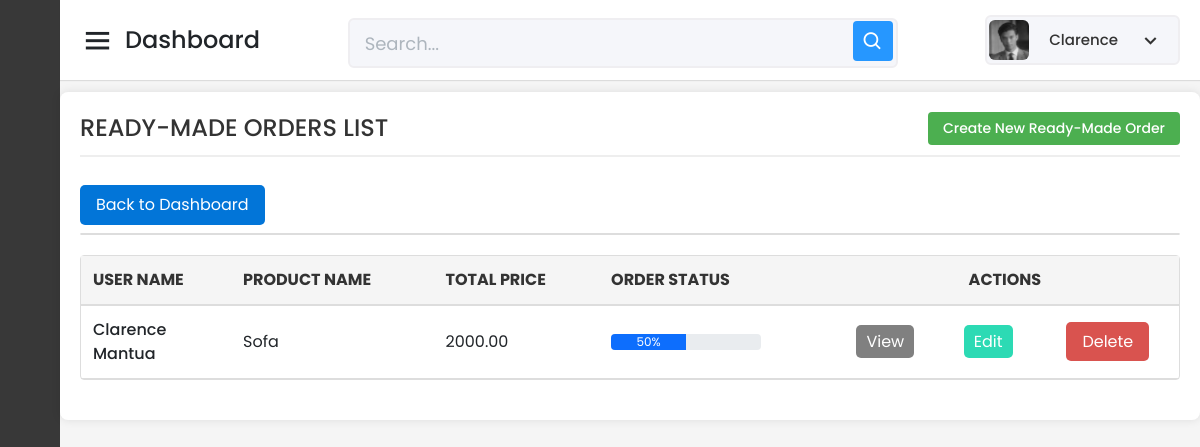
Before: /Capstone_Admin/readymade/read-all-readymade-form.php (signed in) with the older database file.
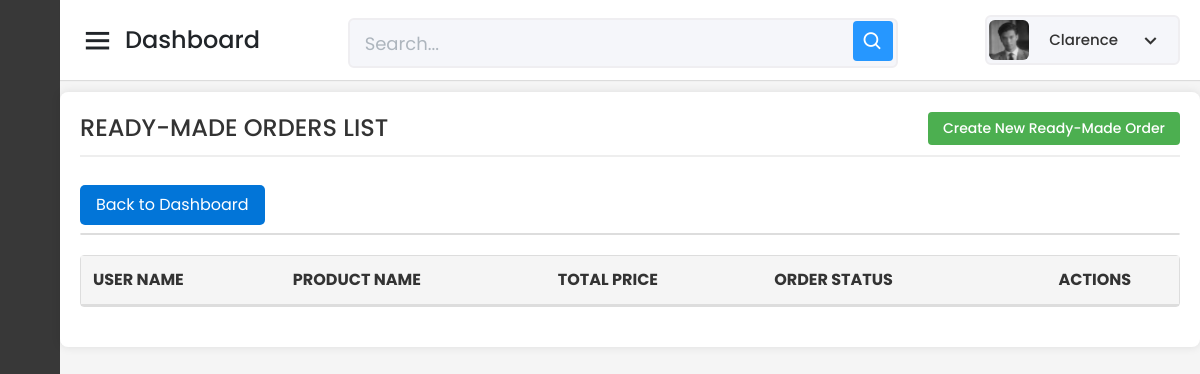
After: the same page with the newer database file.
### tables this page shows
CREATE TABLE `tbl_ready_made_orders` (
  `ReadyMadeOrder_ID` int(11) NOT NULL AUTO_INCREMENT,
  `Product_ID` int(11) NOT NULL,
  `User_ID` varchar(150) NOT NULL,
  `Quantity` int(11) NOT NULL,
  `Total_Price` decimal(10,2) NOT NULL,
  `Order_Status` int(3) NOT NULL DEFAULT 0,
  `Order_Date` timestamp NOT NULL DEFAULT current_timestamp(),
  `Product_Status` int(3) NOT NULL DEFAULT 0,
  `Progress_Pic_10` varchar(255) DEFAULT NULL,
  `Progress_Pic_20` varchar(255) DEFAULT NULL,
  `Progress_Pic_30` varchar(255) DEFAULT NULL,
  `Progress_Pic_40` varchar(255) DEFAULT NULL,
  `Progress_Pic_50` varchar(255) DEFAULT NULL,
  `Progress_Pic_60` varchar(255) DEFAULT NULL,
  `Progress_Pic_70` varchar(255) DEFAULT NULL,
  `Progress_Pic_80` varchar(255) DEFAULT NULL,
  `Progress_Pic_90` varchar(255) DEFAULT NULL,
  `Progress_Pic_100` varchar(255) DEFAULT NULL,
  `Stop_Reason` varchar(255) DEFAULT NULL,
  PRIMARY KEY (`ReadyMadeOrder_ID`),
  KEY `Product_ID` (`Product_ID`),
  KEY `User_ID` (`User_ID`),
  CONSTRAINT `tbl_ready_made_orders_ibfk_1` FOREIGN KEY (`Product_ID`) REFERENCES `tbl_prod_info` (`Product_ID`),
  CONSTRAINT `tbl_ready_made_orders_ibfk_2` FOREIGN KEY (`User_ID`) REFERENCES `tbl_user_info` (`User_ID`)
);

CREATE TABLE `tbl_prod_info` (
  `Product_ID` int(11) NOT NULL AUTO_INCREMENT,
  `Product_Name` varchar(255) NOT NULL,
  `Description` text DEFAULT NULL,
  `Category` varchar(100) DEFAULT NULL,
  `Sizes` varchar(100) DEFAULT NULL,
  `Color` varchar(50) DEFAULT NULL,
  `Stock` varchar(100) DEFAULT NULL,
  `Assembly_Required` varchar(255) DEFAULT NULL,
  `ImageURL` varchar(255) DEFAULT NULL,
  `Price` varchar(255) NOT NULL,
  `Sold` varchar(255) DEFAULT NULL,
  `DateAdded` timestamp NOT NULL DEFAULT current_timestamp(),
  `LastUpdate` timestamp NOT NULL DEFAULT current_timestamp() ON UPDATE current_timestamp(),
  `GLB_File_URL` varchar(255) DEFAULT NULL,
  `product_type` enum('readymade','custom') DEFAULT 'readymade',
  PRIMARY KEY (`Product_ID`)
);

### Capstone_Admin/readymade/read-all-readymade-form.php (the view, shortened to what this page needs)
<?php
include '../config/database.php';
$adminId = $_SESSION['admin_id'];
$stmt = $pdo->prepare("SELECT First_Name, PicPath FROM tbl_admin_info WHERE Admin_ID = :admin_id");
$stmt->bindParam(':admin_id', $adminId);
$stmt->execute();
$admin = $stmt->fetch(PDO::FETCH_ASSOC);
$adminName = htmlspecialchars($admin['First_Name']);
$profilePicPath = htmlspecialchars($admin['PicPath']);
$search = isset($_GET['search']) ? $_GET['search'] : '';
$query = "
    SELECT
        rmo.ReadyMadeOrder_ID,
        CONCAT(u.First_Name, ' ', u.Last_Name) AS User_Name,
        p.Product_Name,
        rmo.Quantity,
        rmo.Total_Price,
        rmo.Order_Status,
        rmo.Order_Date
    FROM tbl_ready_made_orders rmo
    JOIN tbl_user_info u ON rmo.User_ID = u.User_ID
    JOIN tbl_prod_info p ON rmo.Product_ID = p.Product_ID
    WHERE u.First_Name LIKE :search
    OR u.Last_Name LIKE :search
    OR p.Product_Name LIKE :search
    OR rmo.Order_Status LIKE :search
";
$stmt = $pdo->prepare($query);
$searchParam = '%' . $search . '%';
$stmt->bindParam(':search', $searchParam, PDO::PARAM_STR);
$stmt->execute();
$rows = $stmt->fetchAll(PDO::FETCH_ASSOC);
?>
<!DOCTYPE html>
<html lang="en" dir="ltr">
<head>
    <link href="../static/css/bootstrap.min.css" rel="stylesheet">
    <link href="../static/css-files/dashboard.css" rel="stylesheet">
    <link href="../static/css-files/button.css" rel="stylesheet">
    <link href="../static/css-files/admin_homev2.css" rel="stylesheet">
    <link href="https://unpkg.com/boxicons@2.0.7/css/boxicons.min.css" rel="stylesheet" />
</head>
<body>
    <div class="sidebar">
      <div class="logo-details">
    </div>
        <ul class="nav-links">
            <li>
            </li>
            <li>
            </li>
            <li>
</li>
        </ul>
    </div>
    <section class="home-section">
    <nav>
            <div class="sidebar-button">
                <i class="bx bx-menu sidebarBtn"></i>
                <span class="dashboard">Dashboard</span>
            </div>
            <div class="search-box">
                <input type="text" placeholder="Search..." />
                <i class="bx bx-search"></i>
            </div>
            <div class="profile-details" onclick="toggleDropdown()">
                <img src="../<?php echo $profilePicPath; ?>" alt="Profile Picture" />
                <span class="admin_name"><?php echo $adminName; ?></span>
                <i class="bx bx-chevron-down dropdown-button"></i>
            </div>
 </nav>
<br><br><br>
<div class="container_boxes">
    <h4>READY-MADE ORDERS LIST <a href="create-readymade-form.php">Create New Ready-Made Order</a></h4>
    <div class="button-container">
                    <a href="../dashboard/dashboard.php" class="buttonBack">Back to Dashboard</a>
                </div>
                <table>
    <table width="100%" border="1" cellspacing="5">
        <tr>
            <th>USER NAME</th>
            <th>PRODUCT NAME</th>
            <th>TOTAL PRICE</th>
            <th>ORDER STATUS</th>
            <th colspan="3" style="text-align: center;">ACTIONS</th>
        </tr>
        <?php
        foreach ($rows as $row) {
            $orderID = htmlspecialchars($row["ReadyMadeOrder_ID"]);
            $userName = htmlspecialchars($row["User_Name"]);
            $productName = htmlspecialchars($row["Product_Name"]);
            $totalPrice = number_format((float)$row["Total_Price"], 2, '.', '');
            $orderStatusValue = (int)$row["Order_Status"];
            $progressPercent = min(max($orderStatusValue, 0), 100);
            echo '
            <tr>
                <td>'.$userName.'</td>
                <td>'.$productName.'</td>
                <td>'.$totalPrice.'</td>
                <td>
                    <div class="progress" style="width: 150px;">
                        <div class="progress-bar bg-primary" role="progressbar" style="width: '.$progressPercent.'%;" aria-valuenow="'.$progressPercent.'" aria-valuemin="0" aria-valuemax="100">
                            '.$progressPercent.'%
                        </div>
                    </div>
                </td>
                <td style="text-align: center;"><a class="buttonView" href="read-one-readymade-form.php?id='.$orderID.'" target="_parent">View</a></td>
                <td style="text-align: center;"><a class="buttonEdit" href="update-readymade-form.php?id='.$orderID.'" target="_parent">Edit</a></td>
                <td style="text-align: center;"><a class="buttonDelete" href="delete-readymade-form.php?id='.$orderID.'" target="_parent">Delete</a></td>
            </tr>';
        }
        ?>
    </table>
</div>
</section>
</body>
</html>

Changed rows visible on the page:
removed tbl_ready_made_orders: userName "Clarence Mantua", Product_ID.Product_Name "Sofa", Total_Price "2000.00", Order_Status "50"
